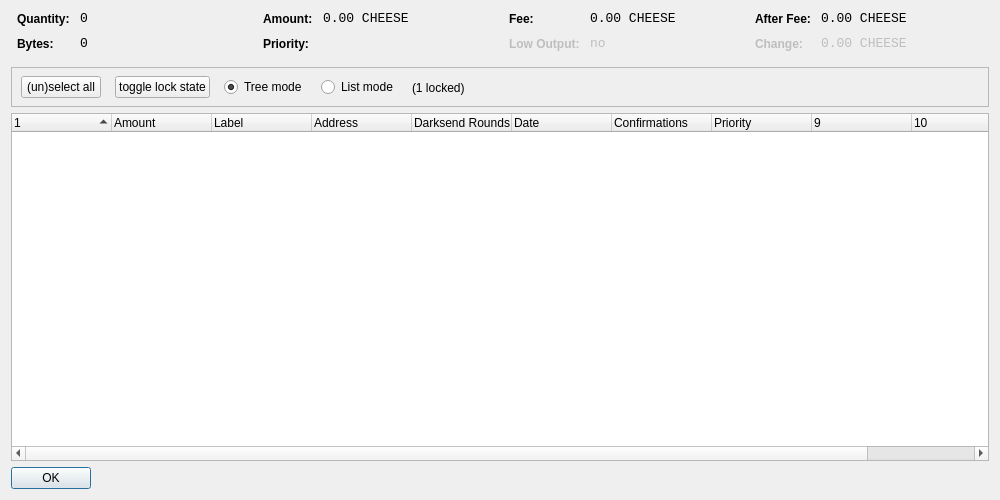
<?xml version="1.0" encoding="UTF-8"?>
<ui version="4.0">
 <class>CoinControlDialog</class>
 <widget class="QDialog" name="CoinControlDialog">
  <property name="geometry">
   <rect>
    <x>0</x>
    <y>0</y>
    <width>1000</width>
    <height>500</height>
   </rect>
  </property>
  <property name="windowTitle">
   <string>Coin Control</string>
  </property>
  <layout class="QVBoxLayout" name="verticalLayout">
   <item>
    <layout class="QHBoxLayout" name="horizontalLayoutTop" stretch="0,0,0,0">
     <property name="topMargin">
      <number>0</number>
     </property>
     <property name="bottomMargin">
      <number>10</number>
     </property>
     <item>
      <layout class="QFormLayout" name="formLayoutCoinControl1">
       <property name="horizontalSpacing">
        <number>10</number>
       </property>
       <property name="verticalSpacing">
        <number>10</number>
       </property>
       <property name="leftMargin">
        <number>6</number>
       </property>
       <property name="rightMargin">
        <number>6</number>
       </property>
       <item row="0" column="0">
        <widget class="QLabel" name="labelCoinControlQuantityText">
         <property name="styleSheet">
          <string notr="true">font-weight:bold;</string>
         </property>
         <property name="text">
          <string>Quantity:</string>
         </property>
        </widget>
       </item>
       <item row="0" column="1">
        <widget class="QLabel" name="labelCoinControlQuantity">
         <property name="font">
          <font>
           <family>Monospace</family>
           <pointsize>10</pointsize>
          </font>
         </property>
         <property name="cursor">
          <cursorShape>IBeamCursor</cursorShape>
         </property>
         <property name="contextMenuPolicy">
          <enum>Qt::ActionsContextMenu</enum>
         </property>
         <property name="text">
          <string notr="true">0</string>
         </property>
         <property name="textInteractionFlags">
          <set>Qt::LinksAccessibleByMouse|Qt::TextSelectableByKeyboard|Qt::TextSelectableByMouse</set>
         </property>
        </widget>
       </item>
       <item row="1" column="0">
        <widget class="QLabel" name="labelCoinControlBytesText">
         <property name="styleSheet">
          <string notr="true">font-weight:bold;</string>
         </property>
         <property name="text">
          <string>Bytes:</string>
         </property>
        </widget>
       </item>
       <item row="1" column="1">
        <widget class="QLabel" name="labelCoinControlBytes">
         <property name="font">
          <font>
           <family>Monospace</family>
           <pointsize>10</pointsize>
          </font>
         </property>
         <property name="cursor">
          <cursorShape>IBeamCursor</cursorShape>
         </property>
         <property name="contextMenuPolicy">
          <enum>Qt::ActionsContextMenu</enum>
         </property>
         <property name="text">
          <string notr="true">0</string>
         </property>
         <property name="textInteractionFlags">
          <set>Qt::LinksAccessibleByMouse|Qt::TextSelectableByKeyboard|Qt::TextSelectableByMouse</set>
         </property>
        </widget>
       </item>
      </layout>
     </item>
     <item>
      <layout class="QFormLayout" name="formLayoutCoinControl2">
       <property name="horizontalSpacing">
        <number>10</number>
       </property>
       <property name="verticalSpacing">
        <number>10</number>
       </property>
       <property name="leftMargin">
        <number>6</number>
       </property>
       <property name="rightMargin">
        <number>6</number>
       </property>
       <item row="0" column="0">
        <widget class="QLabel" name="labelCoinControlAmountText">
         <property name="styleSheet">
          <string notr="true">font-weight:bold;</string>
         </property>
         <property name="text">
          <string>Amount:</string>
         </property>
        </widget>
       </item>
       <item row="0" column="1">
        <widget class="QLabel" name="labelCoinControlAmount">
         <property name="font">
          <font>
           <family>Monospace</family>
           <pointsize>10</pointsize>
          </font>
         </property>
         <property name="cursor">
          <cursorShape>IBeamCursor</cursorShape>
         </property>
         <property name="contextMenuPolicy">
          <enum>Qt::ActionsContextMenu</enum>
         </property>
         <property name="text">
          <string notr="true">0.00 CHEESE</string>
         </property>
         <property name="textInteractionFlags">
          <set>Qt::LinksAccessibleByMouse|Qt::TextSelectableByKeyboard|Qt::TextSelectableByMouse</set>
         </property>
        </widget>
       </item>
       <item row="1" column="0">
        <widget class="QLabel" name="labelCoinControlPriorityText">
         <property name="styleSheet">
          <string notr="true">font-weight:bold;</string>
         </property>
         <property name="text">
          <string>Priority:</string>
         </property>
        </widget>
       </item>
       <item row="1" column="1">
        <widget class="QLabel" name="labelCoinControlPriority">
         <property name="font">
          <font>
           <family>Monospace</family>
           <pointsize>10</pointsize>
          </font>
         </property>
         <property name="cursor">
          <cursorShape>IBeamCursor</cursorShape>
         </property>
         <property name="contextMenuPolicy">
          <enum>Qt::ActionsContextMenu</enum>
         </property>
         <property name="text">
          <string/>
         </property>
         <property name="textInteractionFlags">
          <set>Qt::LinksAccessibleByMouse|Qt::TextSelectableByKeyboard|Qt::TextSelectableByMouse</set>
         </property>
        </widget>
       </item>
      </layout>
     </item>
     <item>
      <layout class="QFormLayout" name="formLayoutCoinControl3">
       <property name="horizontalSpacing">
        <number>10</number>
       </property>
       <property name="verticalSpacing">
        <number>10</number>
       </property>
       <property name="leftMargin">
        <number>6</number>
       </property>
       <property name="rightMargin">
        <number>6</number>
       </property>
       <item row="0" column="0">
        <widget class="QLabel" name="labelCoinControlFeeText">
         <property name="styleSheet">
          <string notr="true">font-weight:bold;</string>
         </property>
         <property name="text">
          <string>Fee:</string>
         </property>
        </widget>
       </item>
       <item row="0" column="1">
        <widget class="QLabel" name="labelCoinControlFee">
         <property name="font">
          <font>
           <family>Monospace</family>
           <pointsize>10</pointsize>
          </font>
         </property>
         <property name="cursor">
          <cursorShape>IBeamCursor</cursorShape>
         </property>
         <property name="contextMenuPolicy">
          <enum>Qt::ActionsContextMenu</enum>
         </property>
         <property name="text">
          <string notr="true">0.00 CHEESE</string>
         </property>
         <property name="textInteractionFlags">
          <set>Qt::LinksAccessibleByMouse|Qt::TextSelectableByKeyboard|Qt::TextSelectableByMouse</set>
         </property>
        </widget>
       </item>
       <item row="1" column="0">
        <widget class="QLabel" name="labelCoinControlLowOutputText">
         <property name="enabled">
          <bool>false</bool>
         </property>
         <property name="styleSheet">
          <string notr="true">font-weight:bold;</string>
         </property>
         <property name="text">
          <string>Low Output:</string>
         </property>
        </widget>
       </item>
       <item row="1" column="1">
        <widget class="QLabel" name="labelCoinControlLowOutput">
         <property name="enabled">
          <bool>false</bool>
         </property>
         <property name="font">
          <font>
           <family>Monospace</family>
           <pointsize>10</pointsize>
          </font>
         </property>
         <property name="cursor">
          <cursorShape>IBeamCursor</cursorShape>
         </property>
         <property name="contextMenuPolicy">
          <enum>Qt::ActionsContextMenu</enum>
         </property>
         <property name="text">
          <string notr="true">no</string>
         </property>
         <property name="textInteractionFlags">
          <set>Qt::LinksAccessibleByMouse|Qt::TextSelectableByKeyboard|Qt::TextSelectableByMouse</set>
         </property>
        </widget>
       </item>
      </layout>
     </item>
     <item>
      <layout class="QFormLayout" name="formLayoutCoinControl4">
       <property name="horizontalSpacing">
        <number>10</number>
       </property>
       <property name="verticalSpacing">
        <number>10</number>
       </property>
       <property name="leftMargin">
        <number>6</number>
       </property>
       <property name="rightMargin">
        <number>6</number>
       </property>
       <item row="0" column="0">
        <widget class="QLabel" name="labelCoinControlAfterFeeText">
         <property name="styleSheet">
          <string notr="true">font-weight:bold;</string>
         </property>
         <property name="text">
          <string>After Fee:</string>
         </property>
        </widget>
       </item>
       <item row="0" column="1">
        <widget class="QLabel" name="labelCoinControlAfterFee">
         <property name="font">
          <font>
           <family>Monospace</family>
           <pointsize>10</pointsize>
          </font>
         </property>
         <property name="cursor">
          <cursorShape>IBeamCursor</cursorShape>
         </property>
         <property name="contextMenuPolicy">
          <enum>Qt::ActionsContextMenu</enum>
         </property>
         <property name="text">
          <string notr="true">0.00 CHEESE</string>
         </property>
         <property name="textInteractionFlags">
          <set>Qt::LinksAccessibleByMouse|Qt::TextSelectableByKeyboard|Qt::TextSelectableByMouse</set>
         </property>
        </widget>
       </item>
       <item row="1" column="0">
        <widget class="QLabel" name="labelCoinControlChangeText">
         <property name="enabled">
          <bool>false</bool>
         </property>
         <property name="styleSheet">
          <string notr="true">font-weight:bold;</string>
         </property>
         <property name="text">
          <string>Change:</string>
         </property>
        </widget>
       </item>
       <item row="1" column="1">
        <widget class="QLabel" name="labelCoinControlChange">
         <property name="enabled">
          <bool>false</bool>
         </property>
         <property name="font">
          <font>
           <family>Monospace</family>
           <pointsize>10</pointsize>
          </font>
         </property>
         <property name="cursor">
          <cursorShape>IBeamCursor</cursorShape>
         </property>
         <property name="contextMenuPolicy">
          <enum>Qt::ActionsContextMenu</enum>
         </property>
         <property name="text">
          <string notr="true">0.00 CHEESE</string>
         </property>
         <property name="textInteractionFlags">
          <set>Qt::LinksAccessibleByMouse|Qt::TextSelectableByKeyboard|Qt::TextSelectableByMouse</set>
         </property>
        </widget>
       </item>
      </layout>
     </item>
    </layout>
   </item>
   <item>
    <widget class="QFrame" name="frame">
     <property name="minimumSize">
      <size>
       <width>0</width>
       <height>40</height>
      </size>
     </property>
     <property name="frameShape">
      <enum>QFrame::StyledPanel</enum>
     </property>
     <property name="frameShadow">
      <enum>QFrame::Sunken</enum>
     </property>
     <widget class="QWidget" name="horizontalLayoutWidget">
      <property name="geometry">
       <rect>
        <x>10</x>
        <y>0</y>
        <width>781</width>
        <height>41</height>
       </rect>
      </property>
      <layout class="QHBoxLayout" name="horizontalLayoutPanel" stretch="0,0,0,0,0">
       <property name="spacing">
        <number>14</number>
       </property>
       <item>
        <widget class="QPushButton" name="pushButtonSelectAll">
         <property name="sizePolicy">
          <sizepolicy hsizetype="Maximum" vsizetype="Fixed">
           <horstretch>0</horstretch>
           <verstretch>0</verstretch>
          </sizepolicy>
         </property>
         <property name="text">
          <string>(un)select all</string>
         </property>
        </widget>
       </item>
        <item>
         <widget class="QPushButton" name="pushButtonToggleLock">
          <property name="sizePolicy">
           <sizepolicy hsizetype="Maximum" vsizetype="Fixed">
            <horstretch>0</horstretch>
            <verstretch>0</verstretch>
           </sizepolicy>
          </property>
          <property name="text">
           <string>toggle lock state</string>
          </property>
          <property name="autoDefault">
           <bool>false</bool>
          </property>
         </widget>
        </item>
       <item>
        <widget class="QRadioButton" name="radioTreeMode">
         <property name="sizePolicy">
          <sizepolicy hsizetype="Maximum" vsizetype="Fixed">
           <horstretch>0</horstretch>
           <verstretch>0</verstretch>
          </sizepolicy>
         </property>
         <property name="text">
          <string>Tree mode</string>
         </property>
         <property name="checked">
          <bool>true</bool>
         </property>
        </widget>
       </item>
       <item>
        <widget class="QRadioButton" name="radioListMode">
         <property name="sizePolicy">
          <sizepolicy hsizetype="Maximum" vsizetype="Fixed">
           <horstretch>0</horstretch>
           <verstretch>0</verstretch>
          </sizepolicy>
         </property>
         <property name="text">
          <string>List mode</string>
         </property>
        </widget>
       </item>
        <item>
         <widget class="QLabel" name="labelLocked">
          <property name="text">
           <string>(1 locked)</string>
          </property>
         </widget>
        </item>
       <item>
        <spacer name="horizontalSpacer">
         <property name="orientation">
          <enum>Qt::Horizontal</enum>
         </property>
         <property name="sizeHint" stdset="0">
          <size>
           <width>40</width>
           <height>20</height>
          </size>
         </property>
        </spacer>
       </item>
      </layout>
     </widget>
    </widget>
   </item>
   <item>
    <widget class="CoinControlTreeWidget" name="treeWidget">
     <property name="contextMenuPolicy">
      <enum>Qt::CustomContextMenu</enum>
     </property>
     <property name="sortingEnabled">
      <bool>false</bool>
     </property>
     <property name="columnCount">
      <number>11</number>
     </property>
     <attribute name="headerShowSortIndicator" stdset="0">
      <bool>true</bool>
     </attribute>
     <attribute name="headerStretchLastSection">
      <bool>false</bool>
     </attribute>
     <column>
      <property name="text">
       <string/>
      </property>
     </column>
     <column>
      <property name="text">
       <string>Amount</string>
      </property>
     </column>
     <column>
      <property name="text">
       <string>Label</string>
      </property>
     </column>
     <column>
      <property name="text">
       <string>Address</string>
      </property>
     </column>
     <column>
      <property name="text">
       <string>Darksend Rounds</string>
      </property>
    </column>
     <column>
      <property name="text">
       <string>Date</string>
      </property>
     </column>
     <column>
      <property name="text">
       <string>Confirmations</string>
      </property>
      <property name="toolTip">
       <string>Confirmed</string>
      </property>
     </column>
     <column>
      <property name="text">
       <string>Priority</string>
      </property>
     </column>
     <column>
      <property name="text">
       <string/>
      </property>
     </column>
     <column>
      <property name="text">
       <string/>
      </property>
     </column>
     <column>
      <property name="text">
       <string/>
      </property>
     </column>
     <column>
      <property name="text">
       <string/>
      </property>
     </column>
    </widget>
   </item>
   <item>
    <widget class="QDialogButtonBox" name="buttonBox">
     <property name="sizePolicy">
      <sizepolicy hsizetype="Maximum" vsizetype="Fixed">
       <horstretch>0</horstretch>
       <verstretch>0</verstretch>
      </sizepolicy>
     </property>
     <property name="orientation">
      <enum>Qt::Horizontal</enum>
     </property>
     <property name="standardButtons">
      <set>QDialogButtonBox::Ok</set>
     </property>
    </widget>
   </item>
  </layout>
 </widget>
 <customwidgets>
  <customwidget>
   <class>CoinControlTreeWidget</class>
   <extends>QTreeWidget</extends>
   <header>coincontroltreewidget.h</header>
  </customwidget>
 </customwidgets>
 <resources/>
 <connections/>
</ui>
